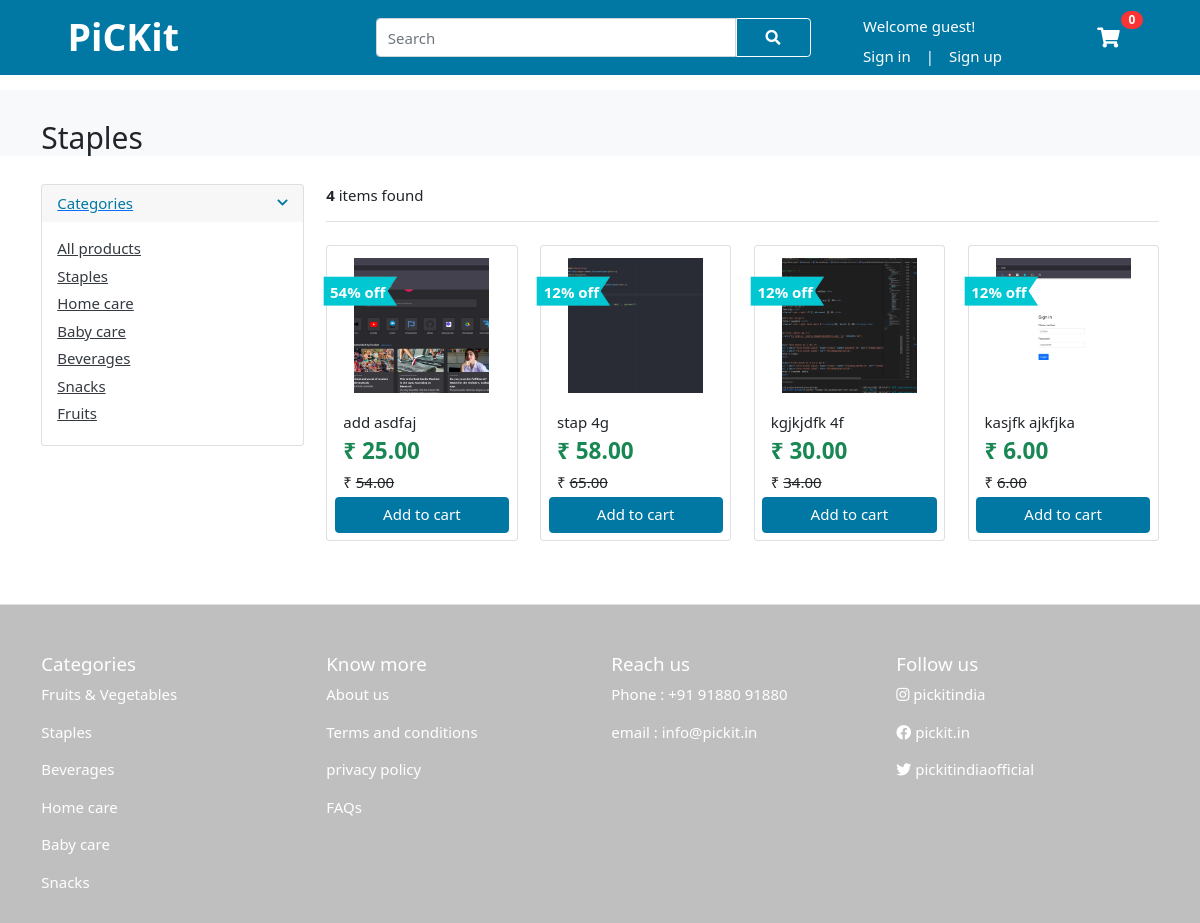
The app's page /category/1/, older data.
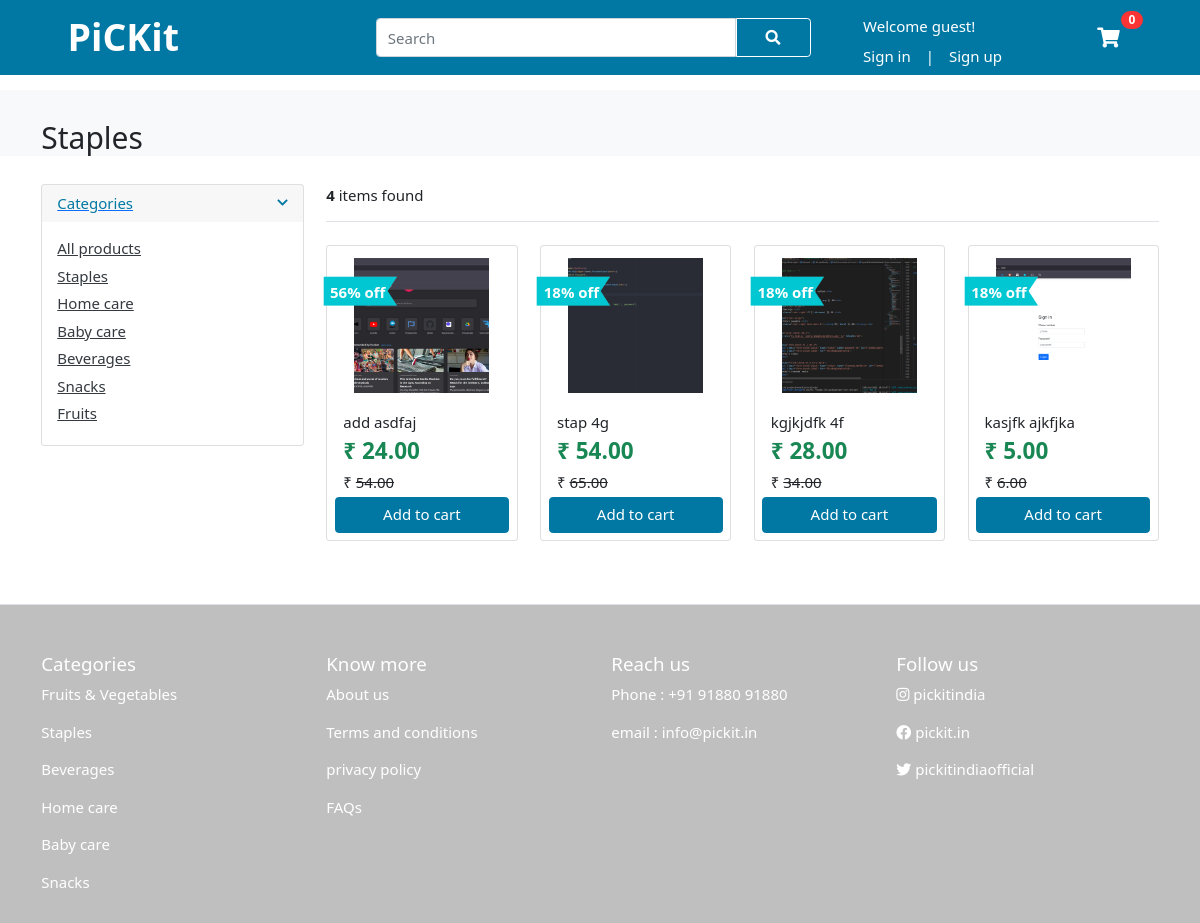
The same page, newer data.
### vendor/models.py (models this page shows, shortened)
class Product(models.Model):
    product_name    = models.CharField(max_length=100, unique=True)
    mrp             = models.IntegerField()
    offer           = models.IntegerField(default=0)
    quantity        = models.CharField(max_length=10)
    description     = models.TextField(blank=True)
    brand           = models.ForeignKey(Brand, on_delete=models.CASCADE)
    category        = models.ForeignKey(Category, on_delete=models.CASCADE)
    image_1         = models.ImageField(upload_to = 'photos/products/primary')
    image_2         = models.ImageField(upload_to = 'photos/products/secondary')
    image_3         = models.ImageField(upload_to = 'photos/products/secondary', blank = True)
    image_4         = models.ImageField(upload_to = 'photos/products/secondary', blank = True)
    added_at        = models.DateTimeField(auto_now_add=True)
    modified_at     = models.DateTimeField(auto_now=True)
    def selling_price(self):
        if (self.category.cat_offer > self.offer):
            selling_price = self.mrp * (1-(int(self.category.cat_offer)/100))
        else:
            selling_price = self.mrp * (1-(int(self.offer)/100))
        return ceil(selling_price)

class Category(models.Model):
    category_name   = models.CharField(max_length=50,unique=True)
    cat_image       = models.ImageField(upload_to = 'photos/categories')
    cat_offer       = models.IntegerField(default=0)
    time_added      = models.DateTimeField(auto_now_add=True)

### user/views.py (the view)
# urls.py: path('category/<category_id>/',views.category_view,name='category'),
def category_view(request, category_id):
    categories = Category.objects.all()
    category = Category.objects.get(id=category_id)
    products = Product.objects.filter(category_id = category_id)
    product_count = products.count()
    paginator = Paginator(products,4)
    page = request.GET.get('page')
    paged_products = paginator.get_page(page)
    context = {'products':paged_products, 'category':category,'product_count':product_count,'categories':categories}
    return render(request,'user/category.html',context)

### user/context_processors.py (called while the page is built)
def menu_links(request):
    links = Category.objects.all()
    return dict(links=links)

def counter(request):
    cart_count = 0
    if 'admin' in request.path:
        return {}
    else:
        try:
            cart = Cart.objects.filter(cart_id = _cart_id(request))
            if request.user.is_authenticated:
                cart_items = CartItem.objects.all().filter(user= request.user)
            else:
                cart_items = CartItem.objects.all().filter(cart=cart[:1])
            for cart_item in cart_items:
                cart_count += cart_item.quantity
        except Cart.DoesNotExist:
            cart_count = 0
    return dict(cart_count = cart_count)

### user/views.py (called while the page is built)
def _cart_id(request):
    cart = request.session.session_key
    if not cart:
        cart = request.session.create()
    return cart

### templates/user/category.html (shortened to what this page needs)
{% extends 'user/base.html' %}
{% load static %}
{% block content %}
<section class="section-pagetop bg">
	<div class="container">
		<h2 class="title-page">{{ category.category_name }}</h2>
	</div>
</section>
<section class="section-content padding-yy">
	<div class="container">
		<div class="row">
			<aside class="filter col-md-3">
				<div class="card">
					<article class="filter-group">
						<header class="card-header">
							<a href="#" data-toggle="collapse" data-target="#collapse_1" aria-expanded="true" class="">
								<i class="icon-control fa fa-chevron-down text-major"></i>
								<h6 class="title text-major">Categories</h6>
							</a>
						</header>
						<div class="filter-content collapse show" id="collapse_1" style="">
							<div class="card-body">
								<ul class="list-menu">
									<li><a href="{% url 'store' %}">All products</a></li>
									{% for category in categories %}
                                    <li><a href="{% url 'category' category.id %}">{{ category.category_name }}</a></li>
                                    {% endfor %}
								</ul>
							</div>
						</div>
					</article>
				</div>
			</aside>
			<main class="col-lg-9">
				<header class="border-bottom mb-4 pb-3">
					<div class="form-inline">
						<span class="mr-md-auto"><b>{{ product_count }} </b>items found</span>
					</div>
				</header>
				<div class="row">
					{% for product in products %}
					<div class="col-6 col-sm-6 col-md-4 col-lg-4 col-xl-3 card-outer">
						{% if product.offer > 0 or product.category.cat_offer > 0 %}
						<div class="offer-flag-div"><img src="{% static 'users/images/offer-flag.png' %}" alt=""></div>
						<div class="offer-tag">
							{% if product.offer > product.category.cat_offer %}
							<p>{{ product.offer }}% off</p>
							{% else %}
							<p>{{ product.category.cat_offer }}% off</p>
							{% endif %}
						</div>
						{% endif %}
						<div class="card card-product-grid">
							<div class="card-image-div">
								{% if product.image_1 %}
								<a href="{% url 'product' product.id %}" class="img-wrap"> <img src="{{ product.image_1.url }}">
								</a>
								{% else %}
								<a href="{% url 'product' product.id %}" class="img-wrap"> <img src="{% static 'users/images/image-not-found.png' %}">
								</a>
								{% endif %}
							</div>
							<figcaption class="info-wrap">
								<p class="title">{{ product.product_name }} {{ product.quantity }}</p>
								<h4 class="price mt-1 text-success">₹ {{ product.selling_price }}.00</h4>
								<p class="">₹ <s>{{ product.mrp }}.00</s></p>
							</figcaption>
							<button onclick="addToCart('{{product.id}}')" class="btn btn-major mr-2 ml-2 mb-2 add-to-cart-btn" id="{{ product.id }}{{ product.id }}">Add to
								cart</button>
						</div>
					</div>
					{% endfor %}
				</div>
			</main>
		</div>
	</div>
</section>
{% endblock %}

Row changes from the older to the newer data that the page shows:
changed Product "add": offer "54" → "56"; selling_price "25" → "24"
changed through a linked row, Product "stap": category.cat_offer "12" → "18"; selling_price "58" → "54"
changed through a linked row, Product "kgjkjdfk": category.cat_offer "12" → "18"; selling_price "30" → "28"
changed through a linked row, Product "kasjfk": category.cat_offer "12" → "18"; selling_price "6" → "5"
